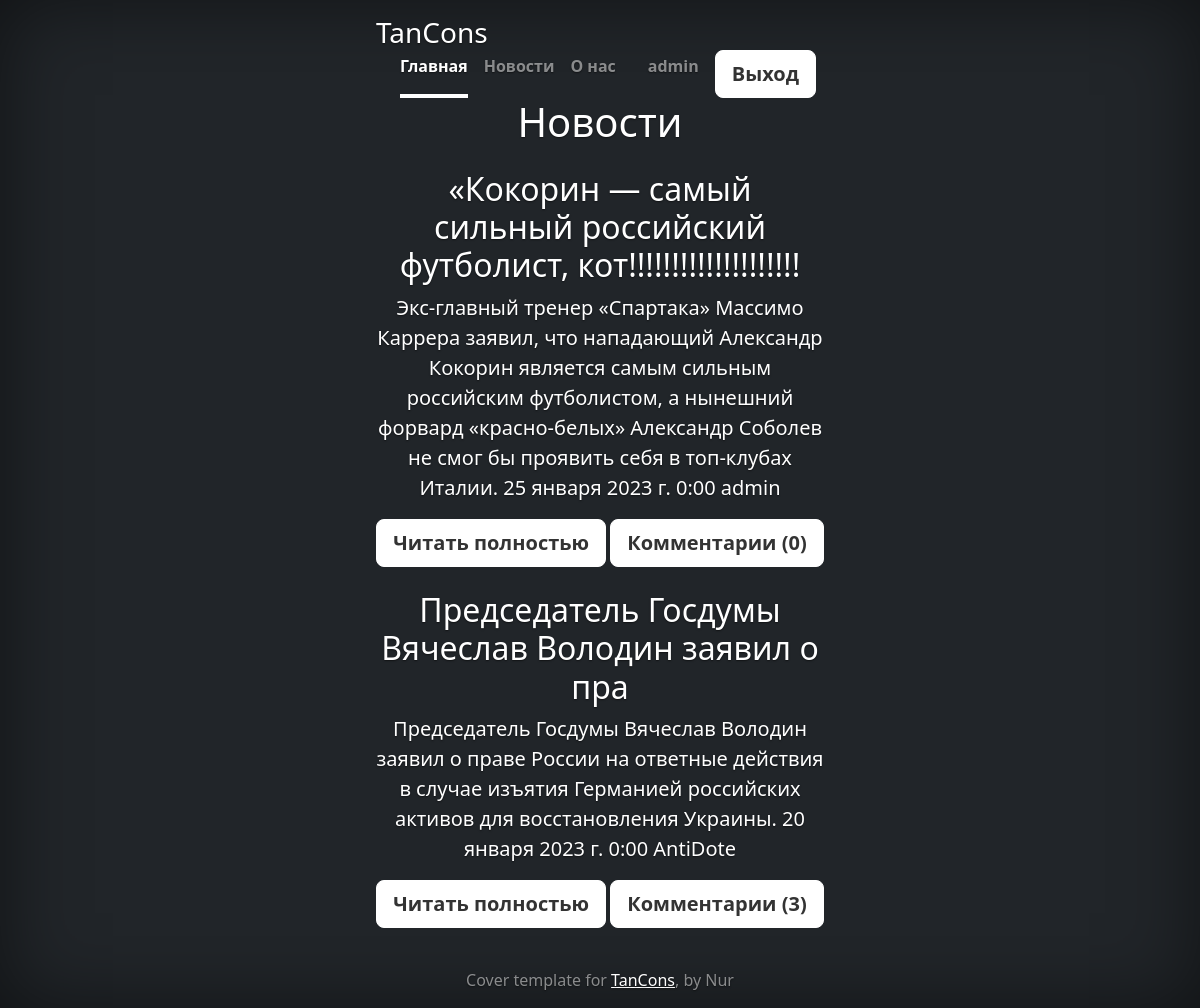
Page /news/ (signed in) on the committed database.
### news/models.py (models this page shows, shortened)
class Texts(models.Model):
    title = models.CharField('Название', max_length=70)
    anons = models.CharField('Анонс', max_length=250)
    f_text = models.TextField('Статья')
    author = models.ForeignKey(User, verbose_name='автор', on_delete=models.CASCADE, blank=True, null=True, related_name='user_name')
    date = models.DateTimeField('Дата и время')
    class Meta:
        verbose_name = 'Новость'
        verbose_name_plural = 'Новости'

### news/views.py (the view)
# urls.py: path('', views.news_home, name='news_home'),
def news_home(request):
    new = Texts.objects.annotate(num_comments=Count('comments_texts')).all()
    return render(request, 'news/news_home.html', {'news': new})

### news/templates/news/news_home.html (shortened to what this page needs)
{% extends 'myapp1/layout.html' %}
    {% block page_title %}Новости{% endblock %}
        {% block body %}
            {% if news %}
                {% for now in news %}
                    <h3 class="fs-2 text">{{ now.title }}</h3>
                    <p class="fs-5 text">
                        {{ now.anons }}
                        <span class="datatime">
                            {{ now.date }}
                            {{ now.author }}
                        </span>
                    </p>
                    <a href="{% url 'news-detail' now.id %}" class="btn btn-lg btn-light fw-bold border-white bg-white">Читать полностью</a>
                    <a href="{% url 'news-detail' now.id %}" class="btn btn-lg btn-light fw-bold border-white bg-white">Комментарии ({{ now.num_comments }})</a >
                    <br>
                    <br>
                {% endfor%}
                {% else %}
                 <div class="news">
                     <p class="fs-5 text">Нет новостей</p>
                 </div>
                    {% endif %}
        {% endblock %}

### myapp1/templates/myapp1/layout.html (shortened to what this page needs)
{% load static %}
{% load i18n %}
{% load account %}
<!DOCTYPE html>
<html lang="en" class="h-100">
    <head>
        <link href="https://cdn.jsdelivr.net/npm/bootstrap@5.3.0-alpha1/dist/css/bootstrap.min.css" rel="stylesheet">
        <link rel="stylesheet" href="{% static 'myapp1/css/myapp1.css' %}">
    </head>
    <body class="d-flex h-100 text-center text-bg-dark">
        <div class="cover-container d-flex w-100 h-100 p-3 mx-auto flex-column">
            <header class="mb-auto">
                <div>
                    <h3 class="float-md-start mb-0">TanCons</h3>
                    <nav class="nav nav-masthead justify-content-center float-md-end">
                        <a href="{% url 'home' %}" class="nav-link fw-bold py-1 px-0 active condary" aria-current="page">Главная</a>
                        <a href="{% url 'news_home' %}" class="nav-link fw-bold py-1 px-0 ">Новости</a>
                        <a href="{% url 'about' %}" class="nav-link fw-bold py-1 px-0 ">О нас</a>
                          {% if user.is_authenticated %}
                          <span class="nav-link fw-bold py-1 px-3 ">
                              {{ user.username }}
                          </span>
                          <a class="btn btn-outline-light me-2 btn btn-lg btn-light fw-bold border-white bg-white" href="{% url 'account_logout' %}">Выход</a>
                          {% else%}
                              <a class="btn btn-outline-light me-2" href="{% url 'account_login' %}">Вход</a>
                              <a class="btn btn-warning" href="{% url 'account_signup' %}">Регистрация</a>
                          {% endif %}
                    </nav>
                </div>
            </header>
            <h1>{% block page_title %}{% endblock %}</h1>
            <main ="px-3">
                <p class="lead">
                    {% block body %}
                    {% endblock %}
                </p>
            </main>
            <footer class="mt-auto text-white-50">
                <p>Cover template for <a href="http://127.0.0.1:8000" class="text-white">TanCons</a>, by Nur</p>
            </footer>
        </div>
    </body>
</html>

### myapp1/static/myapp1/css/myapp1.css (style rules this page uses)
.btn-light, .btn-light:hover, .btn-light:focus { color: #333; text-shadow: none; }
body { text-shadow: 0 .05rem .1rem rgba(0, 0, 0, .5); box-shadow: inset 0 0 5rem rgba(0, 0, 0, .5); }
.cover-container { max-width: 40%; }
.nav-masthead .nav-link { color: rgba(255, 255, 255, .5); border-bottom: .25rem solid transparent; }
.nav-masthead .nav-link + .nav-link { margin-left: 1rem; }
.nav-masthead .active { color: #fff; border-bottom-color: #fff; }

### rows in the picture
Texts: title "«Кокорин — самый сильный российский футболист, кот!!!!!!!!!!!!!!!!!!!!", anons "Экс‑главный тренер «Спартака» Массимо Каррера заявил, что нападающий Александр Кокорин является самым сильным российским футболистом, а нынешний форвард «красно‑белых» Александр Соболев не смог бы проявить себя в топ‑клубах Италии.", date "25 января 2023 г. 0:00", author "admin", num_comments "0"
Texts: title "Председатель Госдумы Вячеслав Володин заявил о пра", anons "Председатель Госдумы Вячеслав Володин заявил о праве России на ответные действия в случае изъятия Германией российских активов для восстановления Украины.", date "20 января 2023 г. 0:00", author "AntiDote", num_comments "3"

### other values in the picture
{{ user.username }} "admin"
